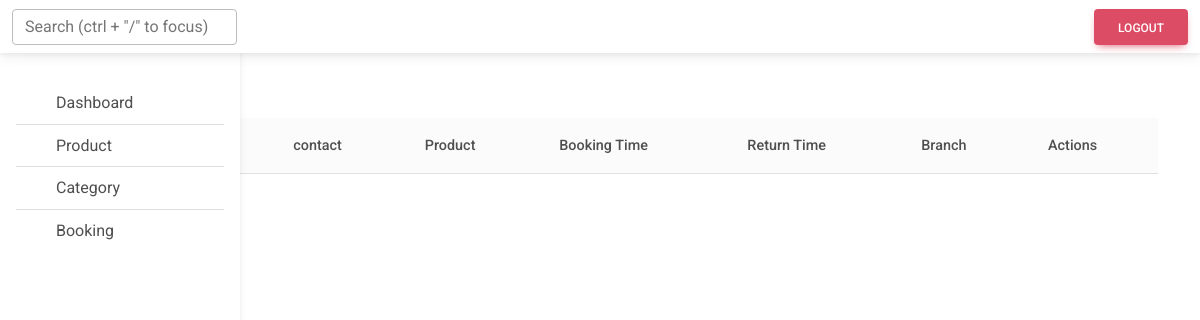
Page /product/bookinglist on the earlier database version.
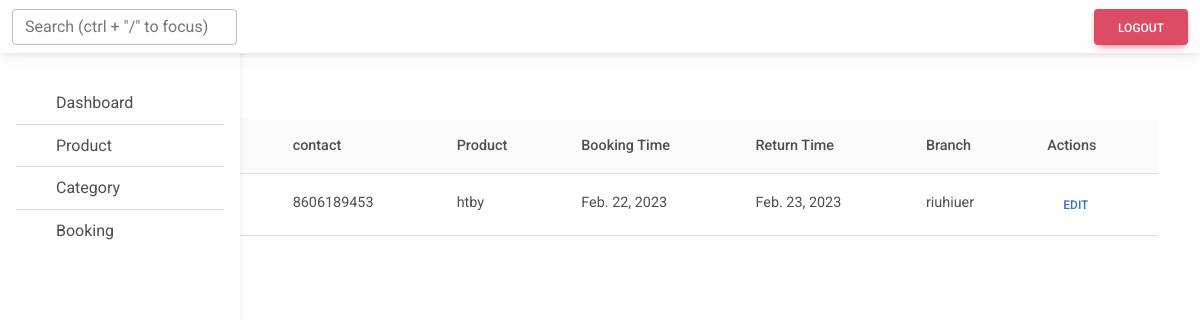
Same page on the later database version.
### product/models.py (models this page shows, shortened)
class Booking(models.Model):
    product = models.ForeignKey(Product, on_delete=models.CASCADE)
    booking_start_date = models.DateField()
    booking_end_date = models.DateField()
    customer_name=models.CharField(max_length=100,null=True)
    phonenumber=models.CharField(max_length=12,null=True)
    whp_nmbr = models.CharField(max_length=12,null=True)
    reference_no=models.CharField(max_length=10,null=True)
    shop=models.ForeignKey(Categories,null=True,on_delete=models.CASCADE)
    seller=models.CharField(max_length=20,null=True)
    class Meta:
        constraints = [
            models.UniqueConstraint(fields=['product', 'booking_start_date', 'booking_end_date'], name='unique_booking')
        ]

class Product(models.Model):
    product_name = models.CharField(max_length=200,unique=True)
    slug = models.SlugField(max_length=200, unique=True)
    Tag=models.CharField(max_length=50,null=True)
    color=models.CharField(max_length=50,null=True)
    size=models.CharField(max_length=50,null=True)
    description=models.TextField(max_length=100,null=True)
    gender=models.CharField(max_length=15,null=True)
    price = models.FloatField(validators=[MinValueValidator(0)])
    is_available = models.BooleanField(default=True)
    is_booked=models.BooleanField(default=False)
    discount = models.IntegerField(null= False, default= 0 )
    category = models.ForeignKey(Categories,on_delete=models.CASCADE)
    image = models.ImageField(upload_to='photos/products')
    created_date = models.DateTimeField(auto_now_add=True)
    modified_date = models.DateTimeField(auto_now=True)
    def __str__(self):
        return self.product_name

class Categories(models.Model):
    category_name = models.CharField(max_length = 50,unique=True)
    slug = models.SlugField(max_length=100,unique=True)
    branch=models.CharField(max_length=50,unique=True)
    def __str__(self):
        return self.category_name

### product/views.py (the view)
# urls.py: path('bookinglist',booking_list,name='bookinglist'),
def booking_list(request):
    bookings = Booking.objects.all()
    context = {
        'bookings': bookings,
    }
    return render(request, 'bookinglist.html', context)

### templates/bookinglist.html
{% extends 'dashboard.html'%}
{% block content %}
<a class="btn btn-primary" href={% url 'booking_create' %}>Create Booking</a>
<table class="table align-middle mb-0 bg-white">
    <thead class="bg-light">
      <tr>
        <th>id</th>
        <th>customer</th>
        <th>contact</th>
        <th>Product</th>
        <th>Booking Time</th>
        <th>Return Time</th>
        <th>Branch</th>
        <th>Actions</th>
      </tr>
    </thead>
    <tbody>
        {% for x in bookings %}
      <tr>
        <td>
          <div class="d-flex align-items-center">
            <div class="ms-3">
              <p class="fw-bold mb-1">{{x.id}}</p>
            </div>
          </div>
        </td>
        <td>
          <p class="fw-normal mb-1">{{x.customer_name}}</p>
        </td>
        <td>
            <p class="fw-normal mb-1">{{x.phonenumber}}</p>
        </td>
        <td>
            <p class="fw-normal mb-1">{{x.product}}</p>
        </td>
        <td>
            <p class="fw-normal mb-1">{{x.booking_start_date}}</p>
        </td>
        <td>
            <p class="fw-normal mb-1">{{x.booking_end_date}}</p>
        </td>
        <td>
            <p class="fw-normal mb-1">{{x.shop}}</p>
        </td>
        <td>
          <button type="button" class="btn btn-link btn-sm btn-rounded">
            Edit
          </button>
        </td>
      </tr>
      {% endfor %}
    </tbody>
  </table>
{% endblock %}

### templates/dashboard.html (shortened to what this page needs)
{% load static %}
<!DOCTYPE html>
<html lang="en">
<head>
    <link rel="stylesheet" href="{% static 'sidebar.css' %}">
  <link
    href="https://cdnjs.cloudflare.com/ajax/libs/mdb-ui-kit/6.1.0/mdb.min.css"
    rel="stylesheet"
  />
</head>
<body>
      <nav id="sidebarMenu" class="collapse d-lg-block sidebar collapse bg-white">
        <div class="position-sticky">
          <div class="list-group list-group-flush mx-3 mt-4">
            <a
              href="#"
              class="list-group-item list-group-item-action py-2 ripple"
              aria-current="true"
            >
              <span>Dashboard</span>
            </a>
            <a href="{% url 'productlist' %}" class="list-group-item list-group-item-action py-2 ripple">
              <span>Product</span>
            </a>
            <a  href="{% url 'categorylist' %}" class="list-group-item list-group-item-action py-2 ripple"
              ><span>Category</span></a
            >
            <a  href="{% url 'bookinglist' %}" class="list-group-item list-group-item-action py-2 ripple"
              ><span>Booking</span></a
            >
          </div>
        </div>
      </nav>
      <nav id="main-navbar" class="navbar navbar-expand-lg navbar-light bg-white fixed-top">
        <div class="container-fluid">
          <form class="ml-5 d-none d-md-flex input-group w-auto my-auto">
            <input
              autocomplete="off"
              type="search"
              class="form-control rounded"
              placeholder='Search (ctrl + "/" to focus)'
              style="min-width: 225px;"
            />
            <span class="input-group-text border-0"></span>
          </form>
          <ul class="navbar-nav ms-auto d-flex flex-row">
            <li class="nav-item">
              <a class="nav-link me-3 me-lg-0" href="#">
              </a>
            </li>
            <li class="nav-item me-3 me-lg-0">
              <a class="nav-link" href="#">
              </a>
            </li>
            <li><a class="btn btn-danger" href="{% url 'logout' %}">Logout</a></li>
          </ul>
        </div>
      </nav>
    <main style="margin-top: 58px;">
      <div class="container pt-4">
        {% block content %}
        {% endblock %}
      </div>
    </main>
</body>
</html>

### static/sidebar.css (style rules this page uses)
.sidebar { position: fixed; top: 0; bottom: 0; left: 0; padding: 58px 0 0; box-shadow: 0 2px 5px 0 rgb(0 0 0 / 5%), 0 2px 10px 0 rgb(0 0 0 / 5%); width: 240px; z-index: 600; }

Differences in the rows shown:
added Booking: phonenumber "8606189453", product "htby", booking_start_date "Feb. 22, 2023", booking_end_date "Feb. 23, 2023", shop "riuhiuer"
